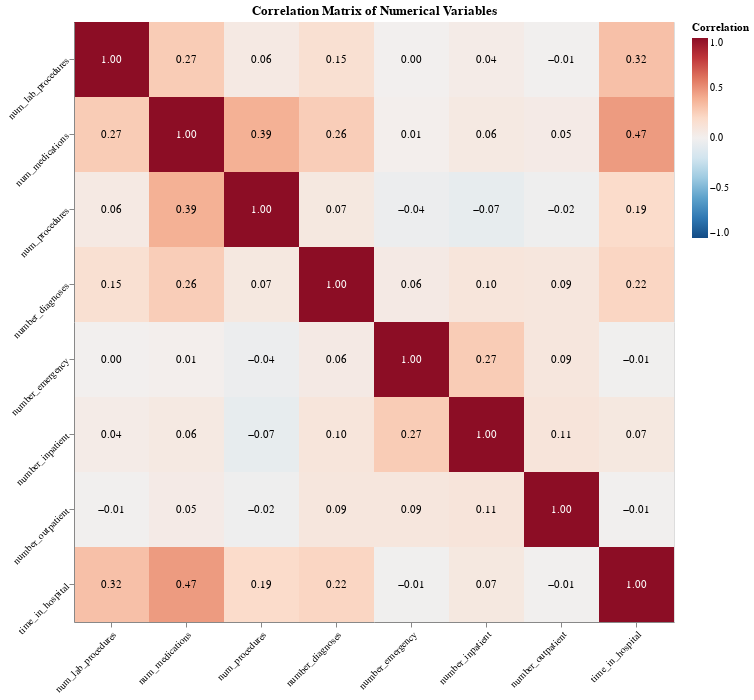

The notebook cell saved with this chart:
### Code cell
numerical_cols = df.select_dtypes(include=[np.number]).columns.tolist()

corr_matrix = df[numerical_cols].drop(columns=['encounter_id', 'admission_source_id', 'admission_type_id', 'discharge_disposition_id', 'patient_nbr']).corr()

corr_df = corr_matrix.reset_index().melt(id_vars='index')
corr_df.columns = ['var1', 'var2', 'correlation']

heatmap = alt.Chart(corr_df).mark_rect().encode(
    x=alt.X('var1:N', title=''),
    y=alt.Y('var2:N', title=''),
    color=alt.Color('correlation:Q', 
                    scale=alt.Scale(scheme='redblue', reverse=True, domain=[-1, 1]),
                    title='Correlation'),
    tooltip=['var1:N', 'var2:N', alt.Tooltip('correlation:Q', format='.3f')]
).properties(
    width=600,
    height=600,
    title='Correlation Matrix of Numerical Variables'
)

text = alt.Chart(corr_df).mark_text(baseline='middle').encode(
    x=alt.X('var1:N', title=''),
    y=alt.Y('var2:N', title=''),
    text=alt.Text('correlation:Q', format='.2f'),
    color=alt.condition(
        alt.datum.correlation > 0.5,
        alt.value('white'),
        alt.value('black')
    )
)

correlation_chart = (heatmap + text).configure_axis(
    labelFontSize=10,
    labelAngle=-45
)

correlation_chart

### Figure 1 — Vega-Lite specification as saved in the notebook (floating-point values rounded to 4 significant figures)
{"config": {"view": {"continuousWidth": 300, "continuousHeight": 300}, "axis": {"labelAngle": -45, "labelFontSize": 10}}, "layer": [{"mark": {"type": "rect"}, "encoding": {"color": {"field": "correlation", "scale": {"domain": [-1, 1], "reverse": true, "scheme": "redblue"}, "title": "Correlation", "type": "quantitative"}, "tooltip": [{"field": "var1", "type": "nominal"}, {"field": "var2", "type": "nominal"}, {"field": "correlation", "format": ".3f", "type": "quantitative"}], "x": {"field": "var1", "title": "", "type": "nominal"}, "y": {"field": "var2", "title": "", "type": "nominal"}}, "title": "Correlation Matrix of Numerical Variables"}, {"mark": {"type": "text", "baseline": "middle"}, "encoding": {"color": {"condition": {"test": "(datum.correlation > 0.5)", "value": "white"}, "value": "black"}, "text": {"field": "correlation", "format": ".2f", "type": "quantitative"}, "x": {"field": "var1", "title": "", "type": "nominal"}, "y": {"field": "var2", "title": "", "type": "nominal"}}}], "data": {"name": "data-c52aac00ccb0a72a8fb4e29777c8e76b"}, "height": 600, "width": 600, "$schema": "https://vega.github.io/schema/vega-lite/v5.20.1.json", "datasets": {"data-c52aac00ccb0a72a8fb4e29777c8e76b": [{"var1": "time_in_hospital", "var2": "time_in_hospital", "correlation": 1.0}, {"var1": "num_lab_procedures", "var2": "time_in_hospital", "correlation": 0.3185}, {"var1": "num_procedures", "var2": "time_in_hospital", "correlation": 0.1915}, {"var1": "num_medications", "var2": "time_in_hospital", "correlation": 0.4661}, {"var1": "number_outpatient", "var2": "time_in_hospital", "correlation": -0.008916}, {"var1": "number_emergency", "var2": "time_in_hospital", "correlation": -0.009681}, {"var1": "number_inpatient", "var2": "time_in_hospital", "correlation": 0.07362}, {"var1": "number_diagnoses", "var2": "time_in_hospital", "correlation": 0.2202}, {"var1": "time_in_hospital", "var2": "num_lab_procedures", "correlation": 0.3185}, {"var1": "num_lab_procedures", "var2": "num_lab_procedures", "correlation": 1.0}, {"var1": "num_procedures", "var2": "num_lab_procedures", "correlation": 0.05807}, {"var1": "num_medications", "var2": "num_lab_procedures", "correlation": 0.2682}, {"var1": "number_outpatient", "var2": "num_lab_procedures", "correlation": -0.007602}, {"var1": "number_emergency", "var2": "num_lab_procedures", "correlation": -0.002279}, {"var1": "number_inpatient", "var2": "num_lab_procedures", "correlation": 0.03923}, {"var1": "number_diagnoses", "var2": "num_lab_procedures", "correlation": 0.1528}, {"var1": "time_in_hospital", "var2": "num_procedures", "correlation": 0.1915}, {"var1": "num_lab_procedures", "var2": "num_procedures", "correlation": 0.05807}, {"var1": "num_procedures", "var2": "num_procedures", "correlation": 1.0}, {"var1": "num_medications", "var2": "num_procedures", "correlation": 0.3858}, {"var1": "number_outpatient", "var2": "num_procedures", "correlation": -0.02482}, {"var1": "number_emergency", "var2": "num_procedures", "correlation": -0.03818}, {"var1": "number_inpatient", "var2": "num_procedures", "correlation": -0.06624}, {"var1": "number_diagnoses", "var2": "num_procedures", "correlation": 0.07373}, {"var1": "time_in_hospital", "var2": "num_medications", "correlation": 0.4661}, {"var1": "num_lab_procedures", "var2": "num_medications", "correlation": 0.2682}, {"var1": "num_procedures", "var2": "num_medications", "correlation": 0.3858}, {"var1": "num_medications", "var2": "num_medications", "correlation": 1.0}, {"var1": "number_outpatient", "var2": "num_medications", "correlation": 0.0452}, {"var1": "number_emergency", "var2": "num_medications", "correlation": 0.01318}, {"var1": "number_inpatient", "var2": "num_medications", "correlation": 0.06419}, {"var1": "number_diagnoses", "var2": "num_medications", "correlation": 0.2615}, {"var1": "time_in_hospital", "var2": "number_outpatient", "correlation": -0.008916}, {"var1": "num_lab_procedures", "var2": "number_outpatient", "correlation": -0.007602}, {"var1": "num_procedures", "var2": "number_outpatient", "correlation": -0.02482}, {"var1": "num_medications", "var2": "number_outpatient", "correlation": 0.0452}, {"var1": "number_outpatient", "var2": "number_outpatient", "correlation": 1.0}, {"var1": "number_emergency", "var2": "number_outpatient", "correlation": 0.09146}, {"var1": "number_inpatient", "var2": "number_outpatient", "correlation": 0.1073}, {"var1": "number_diagnoses", "var2": "number_outpatient", "correlation": 0.09415}, {"var1": "time_in_hospital", "var2": "number_emergency", "correlation": -0.009681}, {"var1": "num_lab_procedures", "var2": "number_emergency", "correlation": -0.002279}, {"var1": "num_procedures", "var2": "number_emergency", "correlation": -0.03818}, {"var1": "num_medications", "var2": "number_emergency", "correlation": 0.01318}, {"var1": "number_outpatient", "var2": "number_emergency", "correlation": 0.09146}, {"var1": "number_emergency", "var2": "number_emergency", "correlation": 1.0}, {"var1": "number_inpatient", "var2": "number_emergency", "correlation": 0.2666}, {"var1": "number_diagnoses", "var2": "number_emergency", "correlation": 0.05554}, {"var1": "time_in_hospital", "var2": "number_inpatient", "correlation": 0.07362}, {"var1": "num_lab_procedures", "var2": "number_inpatient", "correlation": 0.03923}, {"var1": "num_procedures", "var2": "number_inpatient", "correlation": -0.06624}, {"var1": "num_medications", "var2": "number_inpatient", "correlation": 0.06419}, {"var1": "number_outpatient", "var2": "number_inpatient", "correlation": 0.1073}, {"var1": "number_emergency", "var2": "number_inpatient", "correlation": 0.2666}, {"var1": "number_inpatient", "var2": "number_inpatient", "correlation": 1.0}, {"var1": "number_diagnoses", "var2": "number_inpatient", "correlation": 0.1047}, {"var1": "time_in_hospital", "var2": "number_diagnoses", "correlation": 0.2202}, {"var1": "num_lab_procedures", "var2": "number_diagnoses", "correlation": 0.1528}, {"var1": "num_procedures", "var2": "number_diagnoses", "correlation": 0.07373}, {"var1": "num_medications", "var2": "number_diagnoses", "correlation": 0.2615}, {"var1": "number_outpatient", "var2": "number_diagnoses", "correlation": 0.09415}, {"var1": "number_emergency", "var2": "number_diagnoses", "correlation": 0.05554}, {"var1": "number_inpatient", "var2": "number_diagnoses", "correlation": 0.1047}, {"var1": "number_diagnoses", "var2": "number_diagnoses", "correlation": 1.0}]}}
